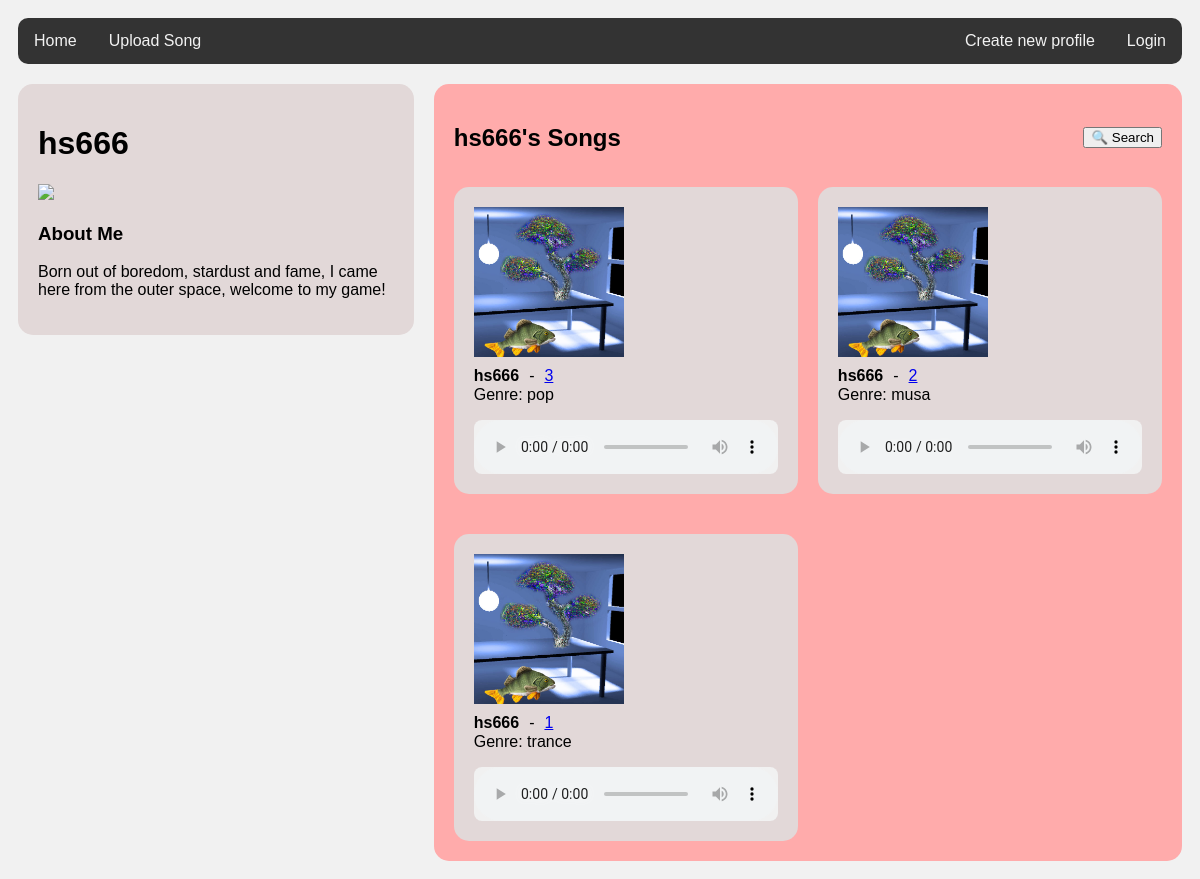
/user/5, run on the app's committed database.
### tables this page shows
CREATE TABLE users (
    id INTEGER PRIMARY KEY,
    username TEXT UNIQUE,
    password_hash TEXT,
    image BLOB
, bio TEXT);

CREATE TABLE songs (
    id INTEGER PRIMARY KEY,
    user_id INTEGER NOT NULL,
    title TEXT NOT NULL,
    artist TEXT NOT NULL CHECK (LENGTH(artist) > 0),
    audio_file_path TEXT NOT NULL,
    image_file_path TEXT NOT NULL,
    upload_date DATETIME DEFAULT CURRENT_TIMESTAMP,
    genre TEXT CHECK (LENGTH(genre) > 0),
    duration INTEGER CHECK (duration > 0),
    FOREIGN KEY (user_id) REFERENCES users(id) ON DELETE CASCADE
);

### app.py (the view)
@app.route("/user/<int:user_id>")
def show_user(user_id):
    user = users.get_user(user_id)
    songs = get_user_songs(user)
    if not user:
        abort(404)
    return render_template("show_user.html", user=user, songs=songs)

### db.py (called while the page is built)
def get_connection():
    con = sqlite3.connect("database.db")
    con.execute("PRAGMA foreign_keys = ON")
    con.row_factory = sqlite3.Row
    return con

def query(sql, params=[]):
    con = get_connection()
    result = con.execute(sql, params).fetchall()
    con.close()
    return result

### repositories/songs_repository.py (called while the page is built)
def get_user_songs(user):
    connection = sqlite3.connect("database.db")
    connection.row_factory = sqlite3.Row
    cursor = connection.cursor()
    user_id = user["id"] if isinstance(user, sqlite3.Row) else user #poimitaan käyttäjä_id sanakirjasta
    cursor.execute("SELECT * FROM songs WHERE user_id = ? ORDER BY upload_date DESC", (user_id,))
    songs = cursor.fetchall()
    connection.close()
    return songs

### users.py (called while the page is built)
def get_user(user_id):
    sql = """SELECT id, username, image IS NOT NULL has_image, bio, bio IS NOT NULL has_bio
             FROM users
             WHERE id = ?"""
    result = db.query(sql, [user_id])
    return result[0] if result else None

### templates/show_user.html (shortened to what this page needs)
<!DOCTYPE html>
<html>
<head>
  <link rel="stylesheet" href="../static/styles.css">
</head>
<body>
  <div class="topnav">
    <a href="/">Home</a>
    <a href="/upload_song">Upload Song</a>
    {% if session.username %}
    <a href="/logout" style="float:right">Logout</a>
    {% else %}
    <a href="/login_page" style="float:right">Login</a>
    <a href="/register" style="float:right">Create new profile</a>
    {% endif %}
  </div>
  <div class="row">
    <div class="leftcolumn">
      <div class="card">
        <h1>{{ user.username }}</h1>
        {% if user.has_image %}
        <img src="/image/{{ user.id }}" height="400"/>
        {% endif %}
        <h3>About Me</h3>
        {% if user.has_bio %}
          <p>{{ user.bio }}</p>
        {% endif %}
      </div>
    </div>
    <div class="rightcolumn">
      <div class="grid">
        <div class="grid-header">
          <h2>{{ user.username }}'s Songs</h2>
          <button class="search-button">🔍 Search</button>
        </div>
        {% for song in songs %}
        <div class="card2">
          <img src="{{ url_for('static', filename=song.image_file_path.split('static/')[-1]) }}" alt="Kansikuva" width="150">
          <div class="song-info">
            <strong>{{ song.artist }}</strong> - <a href="/song/{{ song.id }}">{{ song.title }}</a>
          </div>
          <p>Genre: {{ song.genre }}</p>
          <audio controls class="audio1">
            {% if song.audio_file_path.endswith('.mp3') %}
            <source src="{{ url_for('static', filename=song.audio_file_path.split('static/')[-1]) }}" type="audio/mpeg">
            {% elif song.audio_file_path.endswith('.wav') %}
            <source src="{{ url_for('static', filename=song.audio_file_path.split('static/')[-1]) }}" type="audio/wav">
            {% else %}
            <p>Tiedostotyyppi ei tuettu.</p>
            {% endif %}
          </audio>
        </div>
        {% endfor %}
      </div>
    </div>
  </div>
</body>
</html>

### static/styles.css (style rules this page uses)
* { box-sizing: border-box; }
body { font-family: Arial; padding: 10px; background: #f1f1f1; }
.topnav { overflow: hidden; background-color: #333; border-radius: 10px; }
.topnav a { float: left; display: block; color: #f2f2f2; text-align: center; padding: 14px 16px; text-decoration: none; }
.leftcolumn { float: left; width: 34%; }
.rightcolumn { float: left; width: 66%; background-color: #f1f1f1; padding-left: 20px; overflow: hidden; }
.grid { display: grid; grid-template-columns: repeat(auto-fit, minmax(300px, 1fr)); gap: 20px; background-color: rgb(255, 171, 171); padding: 20px; margin-top: 20px; border-radius: 15px; }
.grid-header { grid-column: 1 / -1; display: flex; justify-content: space-between; align-items: center; padding-bottom: 0px; margin-bottom: -25px; }
.card { background-color: rgb(226, 216, 216); padding: 20px; margin-top: 20px; border-radius: 15px; }
.card2 { background-color: rgb(226, 216, 216); padding: 20px; margin-top: 20px; border-radius: 15px; display: flex; flex-direction: column; }
.audio1 { width: 100%; border-radius: 8px; background-color: #f1f1f1; }
.song-info { display: flex; flex-wrap: nowrap; gap: 10px; margin-top: 10px; margin-bottom: -15px; }
.row::after { content: ""; display: table; clear: both; }

### data on the page
users: username "hs666", bio "Born out of boredom, stardust and fame, I came here from the outer space, welcome to my game!"
songs: image_file_path (picture), artist "hs666", title "3", genre "pop"
songs: image_file_path (picture), artist "hs666", title "2", genre "musa"
songs: image_file_path (picture), artist "hs666", title "1", genre "trance"
